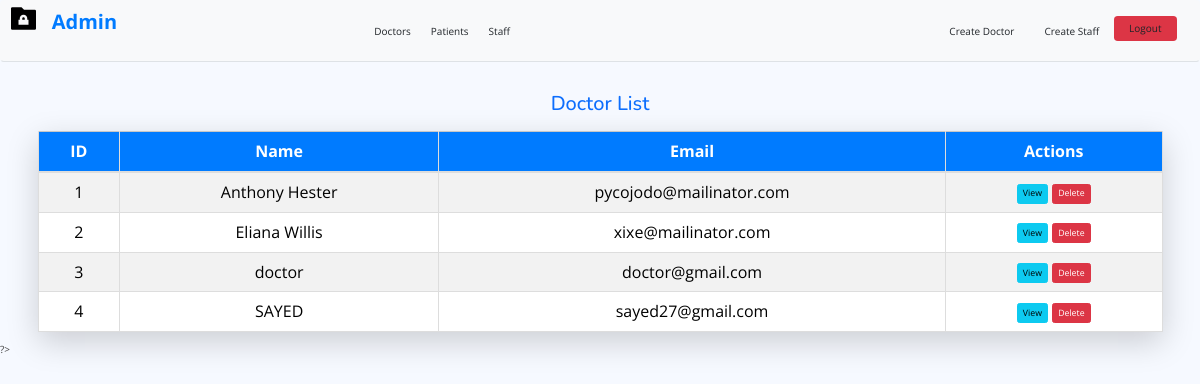
/admin/doctor_table.php (signed in), run on the app's committed database.
### tables this page shows
CREATE TABLE `doctors` (
  `DoctorID` int(11) NOT NULL,
  `FullName` varchar(100) NOT NULL,
  `Specialization` varchar(50) NOT NULL,
  `PhoneNumber` varchar(15) DEFAULT NULL,
  `Email` varchar(100) DEFAULT NULL,
  `WorkingHours` text DEFAULT NULL,
  `Salary` decimal(10,2) DEFAULT NULL,
  `consultationFee` varchar(255) NOT NULL
);

### admin/doctor_table.php (the view, shortened to what this page needs)
<?php
include "../share/head.php";
$select = "SELECT*FROM doctors";
$query = mysqli_query($connect, $select);
include "../share/header_admin.php";
$counter = 1
?>
<div class="container mt-5">
  <h2 class="text-center mb-4 text-primary">Doctor List</h2>
  <table class="table table-bordered table-striped table-hover shadow-lg">
    <thead class="table-light">
      <tr>
        <th>ID</th>
        <th>Name</th>
        <th>Email</th>
        <th>Actions</th>
      </tr>
    </thead>
    <tbody>
      <?php foreach ($query as $item): ?>
      <tr>
          <td><?= $counter++ ?></td>
          <td><?= $item['FullName'] ?></td>
          <td><?= $item['Email'] ?></td>
          <td>
            <a href="./view_doctor.php?id=<?= $item['DoctorID'] ?>" class="btn btn-info btn-sm">View</a>
            <a href="./doctor_table.php?delete=<?= $item['DoctorID'] ?>" class="btn btn-danger btn-sm">Delete</a>
          </td>
        </tr>
        <?php endforeach ?>
    </tbody>
  </table>
</div>
?>

### assets/css/style.css (style rules this page uses)
.table { width: 100%; border-collapse: collapse; }
.table-bordered { border: 1px solid #ddd; }
.table th, .table td { text-align: center; padding: 12px; font-size: 16px; }
.table-striped tbody tr:nth-of-type(odd) { background-color: #f9f9f9; }
.table th { background-color: #007bff; color: white; }
.btn-danger { background-color: #dc3545; }
body { background-color: #f8f9fa; }
:root { scroll-behavior: smooth; }
body { font-family: "Open Sans", sans-serif; background: #f6f9ff; color: #444444; }
a { color: #4154f1; text-decoration: none; }
h1, h2, h3, h4, h5, h6 { font-family: "Nunito", sans-serif; }

### data on the page
doctors: FullName "Anthony Hester", Email "pycojodo@mailinator.com"
doctors: FullName "Eliana Willis", Email "xixe@mailinator.com"
doctors: FullName "doctor", Email "doctor@gmail.com"
doctors: FullName "SAYED", Email "sayed27@gmail.com"
